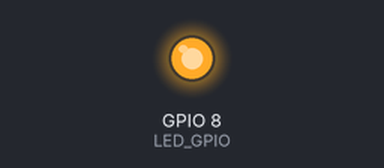
A program run on a simulated ESP32-C3. On the bench: output pins drawn as LEDs (lit = HIGH). Nothing arrives over Bluetooth unless stated; a phone connects over Bluetooth LE 3 s after start.

Above: at 0.2 s.
At 39.71 s:
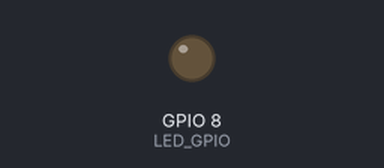
Timing chart, 0 to 40.0 s (numbered marks = the images above):
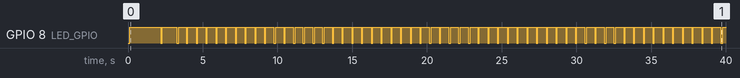

Measured:
- by itself, GPIO 8 (LED_GPIO): goes HIGH 2.1 s, LOW 0.08 s, HIGH 0.98 s, 56 × (LOW 0.13 s, HIGH 0.53 s), LOW 0.13 s, then HIGH

The program:

main.cpp
```cpp
#include <Arduino.h>
#include <WiFi.h>
#include <BLEDevice.h>
#include <BLEServer.h>
#include <BLEUtils.h>
#include <BLEAdvertising.h>

// ESP32-C3 SuperMini: blue built-in LED is GPIO8, active LOW.
// Test firmware: fixed IDs, no pairing, Wi-Fi off, moderate BLE TX power.
static constexpr uint8_t LED_GPIO = 8;
static constexpr uint16_t ADV_INTERVAL = 256; // 160 ms
static const char *DEVICE_NAME = "PARKING-GATT-01";
static const char *SERVICE_UUID = "c6ec1c8d-e23a-4751-93f8-31d4d4a17b10";
static const char *INFO_UUID = "c6ec1c8d-e23a-4751-93f8-31d4d4a17b11";
static const char *BEACON_ID = "gatt:parking-01";
static volatile bool connected = false;

class Callbacks : public BLEServerCallbacks {
  void onConnect(BLEServer *) override {
    connected = true;
  }
  void onDisconnect(BLEServer *) override {
    connected = false;
    BLEDevice::startAdvertising();
  }
};

void setup() {
  WiFi.mode(WIFI_OFF);
  BLEDevice::init(DEVICE_NAME);
  BLEDevice::setPower(ESP_PWR_LVL_N0); // approx. 0 dBm, not maximum

  BLEServer *server = BLEDevice::createServer();
  server->setCallbacks(new Callbacks());

  BLEService *svc = server->createService(SERVICE_UUID);
  BLECharacteristic *info = svc->createCharacteristic(INFO_UUID, BLECharacteristic::PROPERTY_READ);
  info->setValue(BEACON_ID);
  svc->start();

  BLEAdvertisementData data;
  data.setFlags(0x06);
  // 3 bytes flags + 18 bytes complete 128-bit service UUID = 21 bytes.
  // No device name or TX power in ADV. Mandatory for foreground/background
  // iOS scanning with [SERVICE_UUID] filter.
  data.setCompleteServices(BLEUUID(SERVICE_UUID));

  BLEAdvertising *adv = BLEDevice::getAdvertising();
  adv->setAdvertisementData(data);
  adv->setScanResponse(false);
  adv->setMinInterval(ADV_INTERVAL);
  adv->setMaxInterval(ADV_INTERVAL);
  adv->start();

  // Set strapping GPIO8 only after initializing BLE.
  pinMode(LED_GPIO, OUTPUT);
  digitalWrite(LED_GPIO, HIGH);
}

void loop() {
  // Slow heartbeat = searching, faster heartbeat = connected.
  // GPIO8 is active LOW on most ESP32-C3 SuperMini boards.
  const unsigned long now = millis();
  const unsigned long period = connected ? 650 : 2200;
  const unsigned long pulse = connected ? 110 : 80;
  digitalWrite(LED_GPIO, (now % period < pulse) ? LOW : HIGH);
  delay(25);
}
```
